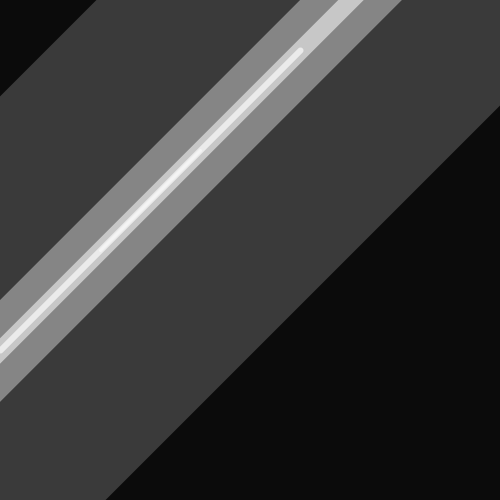
Frame 1 (no input)
Frame 60 (the mouse pressed at the canvas centre just before this capture): blank canvas, image omitted
Frame 120 (the mouse held since frame 60 and released just before this capture): blank canvas, image omitted

The Processing sketch that drew this single still picture (run headless with seeded random() and noise(); from frame 60 on, the mouse is pressed at the canvas centre):

// Processing sketch: light_test
// ── light_test.pde
void setup()
{
  size(500, 500); 
}

void draw()
{
  background(11);
  light_line(100, 250, 200, 150, color(244), 3, frameCount);
}

// ── Light.pde
void light_line(float xs, float ys, float xe, float ye, color stroke, float weight, float light)
{
  int haloMax = 4;
  strokeCap(ROUND);
  strokeWeight(weight);
  stroke(stroke);
  line(xs, ys, xe, ye);
  for(int halo = 1; halo <= haloMax; halo++)
  {
  float mark_x = (xe - xs) * (halo * light);
  float mark_y = (ye - ys) * (halo * light);
  weight = weight * (1 + halo * light);
  strokeWeight(weight);
  stroke(stroke, (255 - 255./(haloMax + 1) * halo)*light);
  line(xs-mark_x, ys-mark_y, xe+mark_x, ye+mark_y);
  }
}
